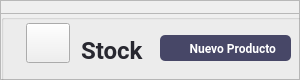
                  <widget class="QFrame" name="top_frame_stock_3">
                   <property name="minimumSize">
                    <size>
                     <width>0</width>
                     <height>80</height>
                    </size>
                   </property>
                   <property name="maximumSize">
                    <size>
                     <width>300</width>
                     <height>70</height>
                    </size>
                   </property>
                   <property name="frameShape">
                    <enum>QFrame::StyledPanel</enum>
                   </property>
                   <property name="frameShadow">
                    <enum>QFrame::Raised</enum>
                   </property>
                   <widget class="QFrame" name="frame_10">
                    <property name="geometry">
                     <rect>
                      <x>0</x>
                      <y>13</y>
                      <width>354</width>
                      <height>70</height>
                     </rect>
                    </property>
                    <property name="minimumSize">
                     <size>
                      <width>354</width>
                      <height>70</height>
                     </size>
                    </property>
                    <property name="maximumSize">
                     <size>
                      <width>16777215</width>
                      <height>50</height>
                     </size>
                    </property>
                    <property name="frameShape">
                     <enum>QFrame::StyledPanel</enum>
                    </property>
                    <property name="frameShadow">
                     <enum>QFrame::Raised</enum>
                    </property>
                    <layout class="QVBoxLayout" name="verticalLayout_23">
                     <property name="spacing">
                      <number>0</number>
                     </property>
                     <property name="leftMargin">
                      <number>0</number>
                     </property>
                     <property name="topMargin">
                      <number>0</number>
                     </property>
                     <property name="rightMargin">
                      <number>0</number>
                     </property>
                     <property name="bottomMargin">
                      <number>0</number>
                     </property>
                     <item>
                      <widget class="QGroupBox" name="groupBox_4">
                       <property name="title">
                        <string/>
                       </property>
                       <widget class="QLabel" name="label_8">
                        <property name="geometry">
                         <rect>
                          <x>80</x>
                          <y>10</y>
                          <width>120</width>
                          <height>52</height>
                         </rect>
                        </property>
                        <property name="minimumSize">
                         <size>
                          <width>66</width>
                          <height>0</height>
                         </size>
                        </property>
                        <property name="maximumSize">
                         <size>
                          <width>120</width>
                          <height>16777215</height>
                         </size>
                        </property>
                        <property name="font">
                         <font>
                          <family>Roboto</family>
                          <pointsize>18</pointsize>
                          <weight>75</weight>
                          <bold>true</bold>
                         </font>
                        </property>
                        <property name="styleSheet">
                         <string notr="true">color: #282830 ;
</string>
                        </property>
                        <property name="text">
                         <string>Stock</string>
                        </property>
                        <property name="alignment">
                         <set>Qt::AlignLeading|Qt::AlignLeft|Qt::AlignVCenter</set>
                        </property>
                       </widget>
                       <widget class="QPushButton" name="pushButton_13">
                        <property name="geometry">
                         <rect>
                          <x>20</x>
                          <y>9</y>
                          <width>49</width>
                          <height>40</height>
                         </rect>
                        </property>
                        <property name="maximumSize">
                         <size>
                          <width>60</width>
                          <height>60</height>
                         </size>
                        </property>
                        <property name="styleSheet">
                         <string notr="true">margin-left:5px</string>
                        </property>
                        <property name="text">
                         <string/>
                        </property>
                        <property name="icon">
                         <iconset resource="img/img_oficiales.qrc">
                          <normaloff>:/img/warehouse.png</normaloff>:/img/warehouse.png</iconset>
                        </property>
                        <property name="iconSize">
                         <size>
                          <width>40</width>
                          <height>40</height>
                         </size>
                        </property>
                       </widget>
                      </widget>
                     </item>
                    </layout>
                   </widget>
                   <widget class="QPushButton" name="product_new_btn">
                    <property name="geometry">
                     <rect>
                      <x>160</x>
                      <y>35</y>
                      <width>131</width>
                      <height>26</height>
                     </rect>
                    </property>
                    <property name="minimumSize">
                     <size>
                      <width>0</width>
                      <height>26</height>
                     </size>
                    </property>
                    <property name="font">
                     <font>
                      <family>Roboto</family>
                      <pointsize>9</pointsize>
                      <weight>75</weight>
                      <bold>true</bold>
                     </font>
                    </property>
                    <property name="cursor">
                     <cursorShape>PointingHandCursor</cursorShape>
                    </property>
                    <property name="styleSheet">
                     <string notr="true">QPushButton{
background-color: rgb(71, 71, 103);
color:#fff;
padding-right:15px;
border-radius: 5px;
text-align:right;
}

QPushButton:hover{
background-color: rgba(71, 71, 103,180);

}</string>
                    </property>
                    <property name="text">
                     <string>Nuevo Producto</string>
                    </property>
                    <property name="icon">
                     <iconset resource="img/img_oficiales.qrc">
                      <normaloff>:/img/plus.png</normaloff>:/img/plus.png</iconset>
                    </property>
                    <property name="iconSize">
                     <size>
                      <width>13</width>
                      <height>13</height>
                     </size>
                    </property>
                   </widget>
                  </widget>
